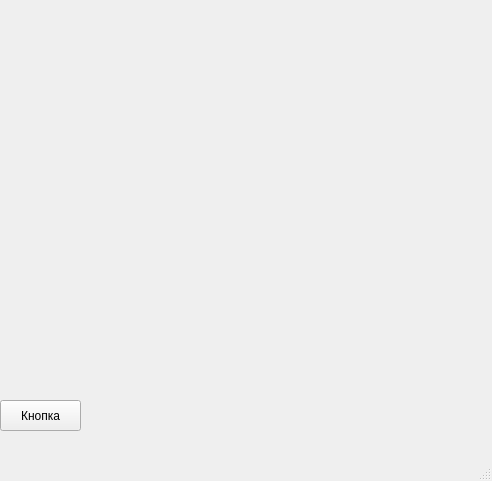
<?xml version="1.0" encoding="UTF-8"?>
<ui version="4.0">
 <class>MainWindow</class>
 <widget class="QMainWindow" name="MainWindow">
  <property name="geometry">
   <rect>
    <x>0</x>
    <y>0</y>
    <width>492</width>
    <height>481</height>
   </rect>
  </property>
  <property name="windowTitle">
   <string>MainWindow</string>
  </property>
  <widget class="QWidget" name="centralwidget">
   <widget class="QPushButton" name="pushButton">
    <property name="geometry">
     <rect>
      <x>0</x>
      <y>400</y>
      <width>81</width>
      <height>31</height>
     </rect>
    </property>
    <property name="text">
     <string>Кнопка</string>
    </property>
   </widget>
  </widget>
  <widget class="QMenuBar" name="menubar">
   <property name="geometry">
    <rect>
     <x>0</x>
     <y>0</y>
     <width>492</width>
     <height>21</height>
    </rect>
   </property>
  </widget>
  <widget class="QStatusBar" name="statusbar"/>
 </widget>
 <resources/>
 <connections/>
</ui>
